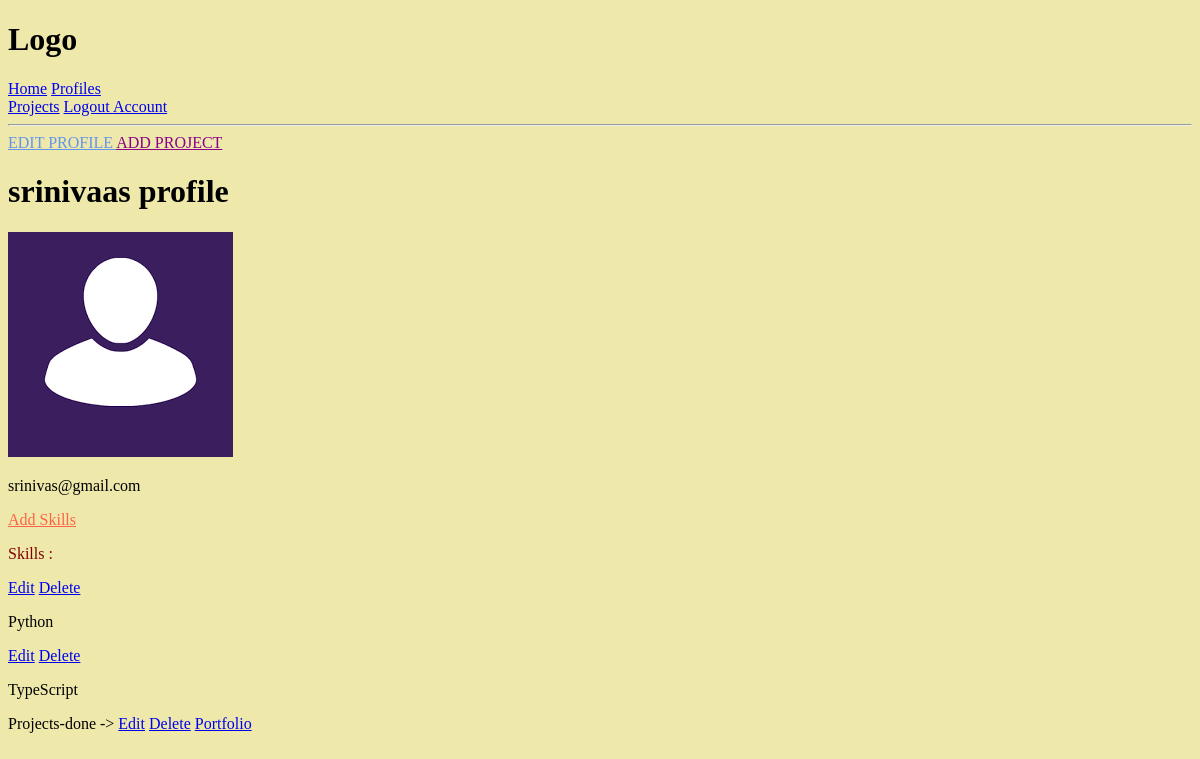
Page /account/ (signed in) on the earlier database version.
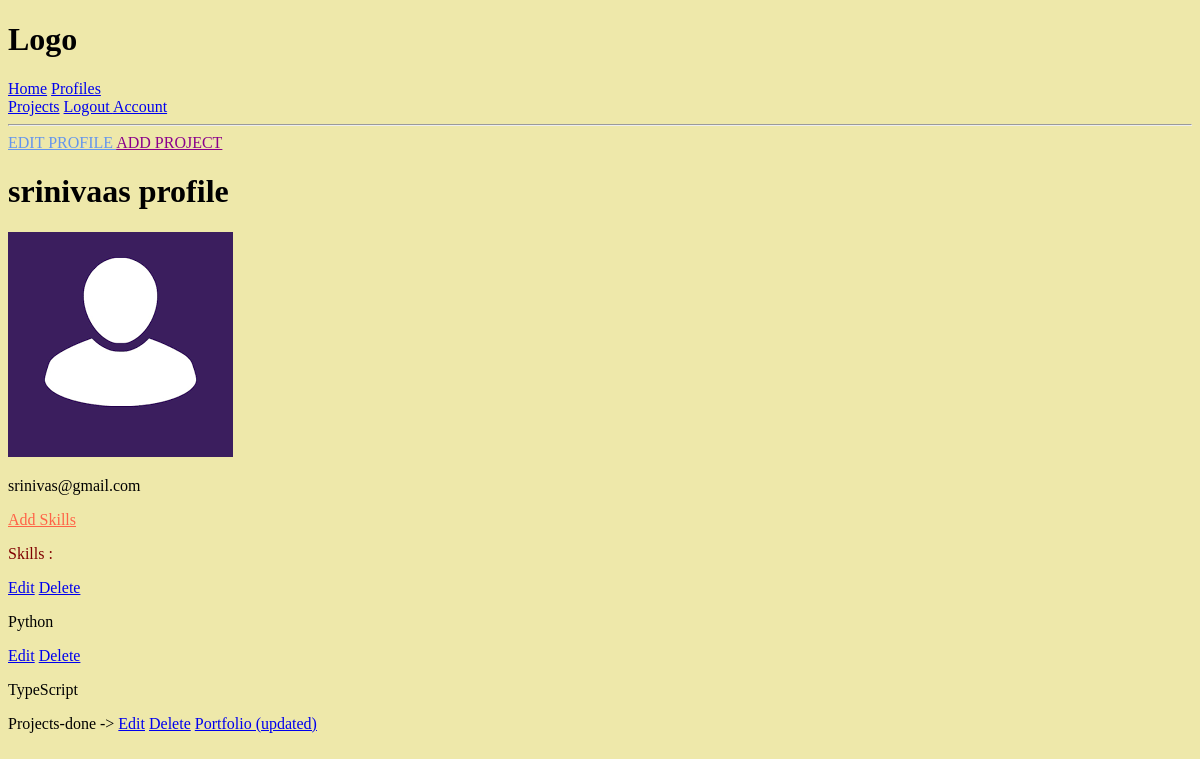
Same page on the later database version.
### project1/models.py (models this page shows, shortened)
class Project(models.Model):
    owner = models.ForeignKey(Profile, null=True, blank=True, on_delete=models.SET_NULL)
    title = models.CharField(max_length=200)
    description = models.TextField(null=True, blank=True)
    project_image = models.ImageField(null=True, blank=True, default='default.jpg')
    demo_link = models.CharField(max_length=2000,null=True, blank=True)
    tags = models.ManyToManyField('Tag', blank=True)
    vote_total = models.IntegerField(default=0, null=True, blank=True)
    vote_ratio = models.IntegerField(default=0, null=True, blank=True)
    date = models.DateTimeField(auto_now_add=True)

### users/views.py (the view)
# urls.py: path('account/', views.userAccount, name="user-account"),
@login_required(login_url='login')
def userAccount(request):
    profile = request.user.profile
    context  ={
        'profile' : profile
    }
    return render(request, 'users/account.html', context)

### users/models.py (called while the page is built)
    def __str__(self):
        return str(self.name)

### users/templates/users/account.html (shortened to what this page needs)
{% extends 'main.html' %}
{% block content %}
    <a style="color: cornflowerblue;" href="{% url 'edit-account' %}"> EDIT PROFILE </a>
    <a style="color: darkmagenta;" href="{% url 'create-project' %}"> ADD PROJECT </a>
    <h1>{{profile.username}} profile</h1>
    <img style="max-width: 500px" src="{{profile.profile_image.url}}" alt="img" />
    <p>{{profile.email}}</p>
    <a href="{% url 'add-skills' %}" style="color: tomato;"> Add Skills </a>
    <p style="color: maroon;"> Skills :</p>
    {% for skill in profile.skill_set.all%}
       <a href="{% url 'update-skill' skill.id %}">Edit</a>
       <a href="{% url 'delete-skill' skill.id %}">Delete</a> <p>{{skill}}</p>
    {% endfor %}
    {% for project in profile.project_set.all %}
    Projects-done ->
    <a href="{% url 'update-project' project.id%}">Edit</a>
    <a href="{% url 'delete-project' project.id%}">Delete</a>
    <a href="{% url 'project' project.id%}""> {{project.title}}</a>
    <br>
{% endfor %}
{%endblock %}

Differences in the rows shown:
changed Project: title "Portfolio" → "Portfolio (updated)"
